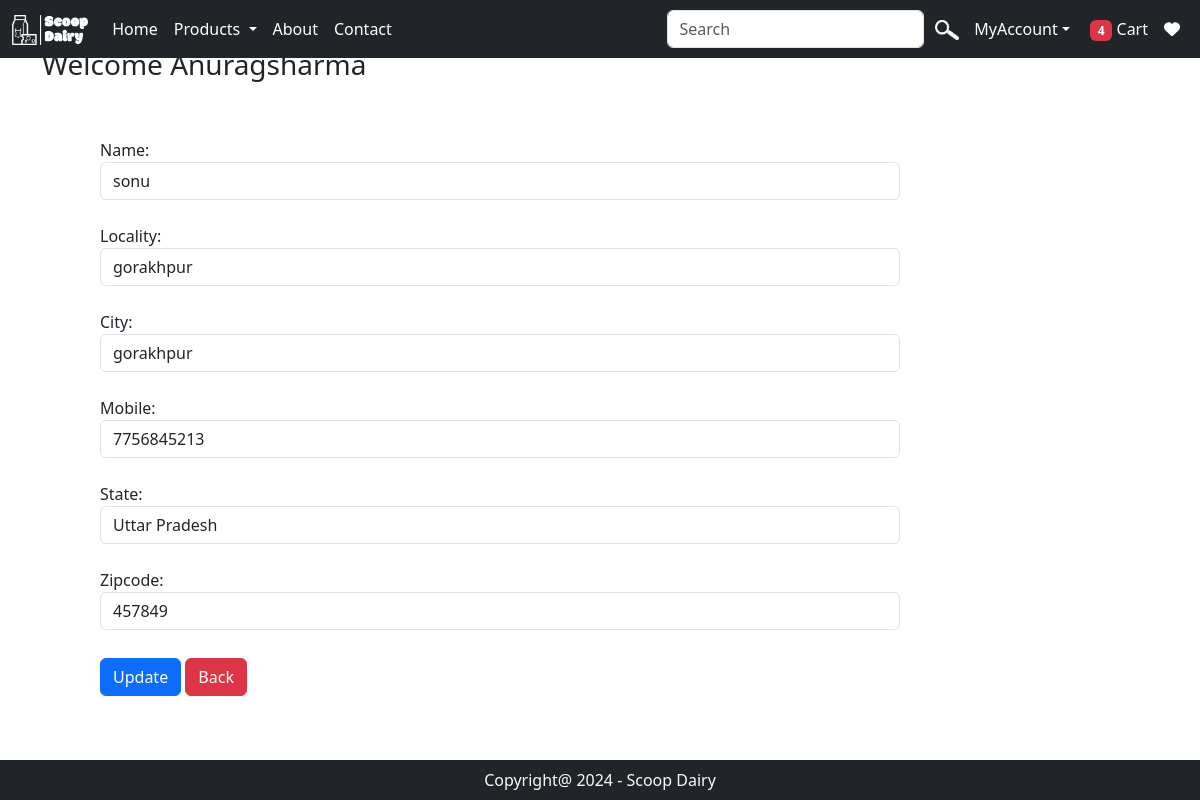
The app's page /updateAddress/6 (signed in) with its own data.
### Eapp/models.py (models this page shows, shortened)
class Customer(models.Model):
    user = models.ForeignKey(User,on_delete=models.CASCADE)
    name = models.CharField(max_length=200)
    locality = models.CharField(max_length=200)
    city = models.CharField(max_length=200)
    mobile = models.IntegerField(default=0)
    zipcode = models.IntegerField()
    state = models.CharField(choices=STATE_CHOICES,max_length=100)

### Eapp/views.py (the view, shortened to what this page needs)
# urls.py: path('updateAddress/<int:pk>',views.updateAddress.as_view(),name='updateAddress'),
@method_decorator(login_required,name='dispatch')
class updateAddress(View):
    def get(self,request,pk):
        add = Customer.objects.get(pk=pk)
        form =CustomerProfileForm(instance=add)
        totalitem = 0
        wishitem = 0
        if request.user.is_authenticated:
            totalitem = len(Cart.objects.filter(user=request.user))
            wishitem = len(Wishlist.objects.filter(user=request.user))
        return render(request,'updateAddress.html',locals())

### Eapp/forms.py
class CustomerProfileForm(forms.ModelForm):
   class Meta:
        model = Customer
        fields=['name', 'locality','city','mobile','state','zipcode']
        widgets={
            'name':forms.TextInput(attrs={'class':'form-control'}),
            'locality':forms.TextInput(attrs={'class':'form-control'}),
            'city':forms.TextInput(attrs={'class':'form-control'}),
            'mobile':forms.NumberInput(attrs={'class':'form-control'}),
            'state':forms.Select(attrs={'class':'form-control'}),
            'zipcode':forms.NumberInput(attrs={'class':'form-control'}),
        }

### template/updateAddress.html (shortened to what this page needs)
{% extends "base.html" %}
{% load static %}
{% block main-content %}
<div class="container my-5">
    <div class="row">
        <h3>Welcome <span class="text-capitalize">{{request.user}}</span></h3>
    </div>
</div>
<div class="col-sm-8 offset-sm-1">
    <form action="" method="post">
        {% for fm in form %}
        {{fm.label_tag}} {{fm}}
       <small class="text-danger">{{fm.errors|striptags}}</small><br>
       {% endfor %}
       <div class="col-12 mt-1">
        <button type="submit" class="btn btn-primary">Update</button>
        <a href="{% url 'address' %}" type="button" class="btn btn-danger">Back</a>
    </div>
    <br><br>
    </form>
{% endblock main-content %}

### records on screen
Customer: form "sonu" "gorakhpur" "gorakhpur" "7756845213" "Uttar Pradesh" "457849"

### other values on screen
{{ totalitem }} "4"
{{ request.user }} "Anuragsharma"
{{ fm.label_tag }} "Name:" "Locality:" "City:" "Mobile:" "State:" "Zipcode:"
